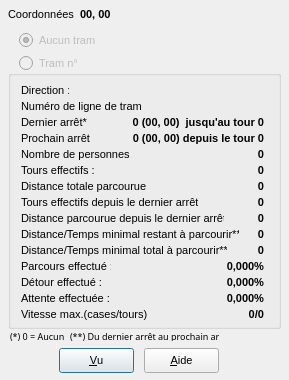
<?xml version="1.0" encoding="UTF-8"?>
<ui version="4.0">
 <comment>GÉNÉRÉ par tools/dfm2ui.py depuis src/f_inftram.dfm : ne pas modifier à la main avant la fin du portage de la fiche</comment>
 <class>frmInfosTram</class>
 <widget class="QDialog" name="frmInfosTram">
  <property name="geometry">
   <rect>
    <x>297</x>
    <y>432</y>
    <width>289</width>
    <height>380</height>
   </rect>
  </property>
  <property name="windowTitle">
   <string>Propriétés du tram</string>
  </property>
  <property name="vclFontHeight" stdset="0">
   <number>-11</number>
  </property>
  <property name="font">
   <font>
    <family>MS Sans Serif</family>
    <pointsize>8</pointsize>
    <bold>false</bold>
    <italic>false</italic>
    <underline>false</underline>
    <strikeout>false</strikeout>
   </font>
  </property>
  <property name="vclHelpContext" stdset="0">
   <number>672</number>
  </property>
  <property name="vclBorderIcons" stdset="0">
   <string notr="true">biMinimize,biSystemMenu</string>
  </property>
  <property name="vclBorderStyle" stdset="0">
   <string notr="true">bsSingle</string>
  </property>
  <property name="vclColor" stdset="0">
   <string notr="true">clBtnFace</string>
  </property>
  <property name="vclFormStyle" stdset="0">
   <string notr="true">fsStayOnTop</string>
  </property>
  <property name="vclKeyPreview" stdset="0">
   <bool>true</bool>
  </property>
  <property name="vclTextHeight" stdset="0">
   <number>13</number>
  </property>
  <widget class="TLabel" name="Label0">
   <property name="text">
    <string>Coordonnées :</string>
   </property>
   <property name="alignment">
    <set>Qt::AlignLeft|Qt::AlignTop</set>
   </property>
   <property name="geometry">
    <rect>
     <x>8</x>
     <y>8</y>
     <width>69</width>
     <height>13</height>
    </rect>
   </property>
  </widget>
  <widget class="TLabel" name="LabelCoordonnees">
   <property name="text">
    <string>00, 00</string>
   </property>
   <property name="alignment">
    <set>Qt::AlignLeft|Qt::AlignTop</set>
   </property>
   <property name="geometry">
    <rect>
     <x>80</x>
     <y>8</y>
     <width>37</width>
     <height>13</height>
    </rect>
   </property>
   <property name="vclFontHeight" stdset="0">
    <number>-11</number>
   </property>
   <property name="font">
    <font>
     <family>MS Sans Serif</family>
     <pointsize>8</pointsize>
     <bold>true</bold>
     <italic>false</italic>
     <underline>false</underline>
     <strikeout>false</strikeout>
    </font>
   </property>
  </widget>
  <widget class="TLabel" name="Label17">
   <property name="text">
    <string>(*) 0 = Aucun.</string>
   </property>
   <property name="alignment">
    <set>Qt::AlignLeft|Qt::AlignTop</set>
   </property>
   <property name="geometry">
    <rect>
     <x>10</x>
     <y>330</y>
     <width>54</width>
     <height>11</height>
    </rect>
   </property>
   <property name="vclFontHeight" stdset="0">
    <number>-9</number>
   </property>
   <property name="font">
    <font>
     <family>Small Fonts</family>
     <pointsize>7</pointsize>
     <bold>false</bold>
     <italic>false</italic>
     <underline>false</underline>
     <strikeout>false</strikeout>
    </font>
   </property>
  </widget>
  <widget class="TLabel" name="Label18">
   <property name="text">
    <string>(**) Du dernier arrêt au prochain arrêt.</string>
   </property>
   <property name="alignment">
    <set>Qt::AlignLeft|Qt::AlignTop</set>
   </property>
   <property name="geometry">
    <rect>
     <x>70</x>
     <y>330</y>
     <width>150</width>
     <height>11</height>
    </rect>
   </property>
   <property name="vclFontHeight" stdset="0">
    <number>-9</number>
   </property>
   <property name="font">
    <font>
     <family>Small Fonts</family>
     <pointsize>7</pointsize>
     <bold>false</bold>
     <italic>false</italic>
     <underline>false</underline>
     <strikeout>false</strikeout>
    </font>
   </property>
  </widget>
  <widget class="TButton" name="ButtonOk">
   <property name="text">
    <string>&amp;Vu</string>
   </property>
   <property name="default">
    <bool>true</bool>
   </property>
   <property name="autoDefault">
    <bool>false</bool>
   </property>
   <property name="geometry">
    <rect>
     <x>59</x>
     <y>348</y>
     <width>75</width>
     <height>25</height>
    </rect>
   </property>
   <property name="vclCancel" stdset="0">
    <bool>true</bool>
   </property>
   <property name="vclTabOrder" stdset="0">
    <number>3</number>
   </property>
  </widget>
  <widget class="TRadioButton" name="RadioButtonAucunTram">
   <property name="text">
    <string>Aucun tram</string>
   </property>
   <property name="checked">
    <bool>true</bool>
   </property>
   <property name="geometry">
    <rect>
     <x>19</x>
     <y>32</y>
     <width>97</width>
     <height>17</height>
    </rect>
   </property>
   <property name="enabled">
    <bool>false</bool>
   </property>
   <property name="vclTabOrder" stdset="0">
    <number>0</number>
   </property>
   <property name="vclTabStop" stdset="0">
    <bool>true</bool>
   </property>
  </widget>
  <widget class="TGroupBox" name="GroupBoxTram">
   <property name="title">
    <string>                           </string>
   </property>
   <property name="geometry">
    <rect>
     <x>8</x>
     <y>56</y>
     <width>273</width>
     <height>273</height>
    </rect>
   </property>
   <property name="vclFontHeight" stdset="0">
    <number>-11</number>
   </property>
   <property name="font">
    <font>
     <family>MS Sans Serif</family>
     <pointsize>8</pointsize>
     <bold>false</bold>
     <italic>false</italic>
     <underline>false</underline>
     <strikeout>false</strikeout>
    </font>
   </property>
   <property name="vclTabOrder" stdset="0">
    <number>2</number>
   </property>
   <widget class="TLabel" name="Label1">
    <property name="text">
     <string>Direction :</string>
    </property>
    <property name="alignment">
     <set>Qt::AlignLeft|Qt::AlignTop</set>
    </property>
    <property name="geometry">
     <rect>
      <x>13</x>
      <y>28</y>
      <width>48</width>
      <height>13</height>
     </rect>
    </property>
   </widget>
   <widget class="TLabel" name="Label3">
    <property name="text">
     <string>Dernier arrêt* :</string>
    </property>
    <property name="alignment">
     <set>Qt::AlignLeft|Qt::AlignTop</set>
    </property>
    <property name="geometry">
     <rect>
      <x>13</x>
      <y>60</y>
      <width>68</width>
      <height>13</height>
     </rect>
    </property>
   </widget>
   <widget class="TLabel" name="Label5">
    <property name="text">
     <string>Tours effectifs :</string>
    </property>
    <property name="alignment">
     <set>Qt::AlignLeft|Qt::AlignTop</set>
    </property>
    <property name="geometry">
     <rect>
      <x>13</x>
      <y>108</y>
      <width>73</width>
      <height>13</height>
     </rect>
    </property>
   </widget>
   <widget class="TLabel" name="Label6">
    <property name="text">
     <string>Distance totale parcourue :</string>
    </property>
    <property name="alignment">
     <set>Qt::AlignLeft|Qt::AlignTop</set>
    </property>
    <property name="geometry">
     <rect>
      <x>13</x>
      <y>124</y>
      <width>128</width>
      <height>13</height>
     </rect>
    </property>
   </widget>
   <widget class="TLabel" name="Label9">
    <property name="text">
     <string>Parcours effectué :</string>
    </property>
    <property name="alignment">
     <set>Qt::AlignLeft|Qt::AlignTop</set>
    </property>
    <property name="geometry">
     <rect>
      <x>13</x>
      <y>204</y>
      <width>90</width>
      <height>13</height>
     </rect>
    </property>
   </widget>
   <widget class="TLabel" name="Label10">
    <property name="text">
     <string>Détour effectué :</string>
    </property>
    <property name="alignment">
     <set>Qt::AlignLeft|Qt::AlignTop</set>
    </property>
    <property name="geometry">
     <rect>
      <x>13</x>
      <y>220</y>
      <width>80</width>
      <height>13</height>
     </rect>
    </property>
   </widget>
   <widget class="TLabel" name="Label11">
    <property name="text">
     <string>Attente effectuée :</string>
    </property>
    <property name="alignment">
     <set>Qt::AlignLeft|Qt::AlignTop</set>
    </property>
    <property name="geometry">
     <rect>
      <x>13</x>
      <y>236</y>
      <width>88</width>
      <height>13</height>
     </rect>
    </property>
   </widget>
   <widget class="TLabel" name="LabelDernierArret">
    <property name="text">
     <string>0 (00, 00)  jusqu'au tour 0</string>
    </property>
    <property name="alignment">
     <set>Qt::AlignRight|Qt::AlignTop</set>
    </property>
    <property name="geometry">
     <rect>
      <x>108</x>
      <y>60</y>
      <width>148</width>
      <height>13</height>
     </rect>
    </property>
    <property name="vclFontHeight" stdset="0">
     <number>-11</number>
    </property>
    <property name="font">
     <font>
      <family>MS Sans Serif</family>
      <pointsize>8</pointsize>
      <bold>true</bold>
      <italic>false</italic>
      <underline>false</underline>
      <strikeout>false</strikeout>
     </font>
    </property>
   </widget>
   <widget class="TLabel" name="LabelParcours">
    <property name="text">
     <string>0</string>
    </property>
    <property name="alignment">
     <set>Qt::AlignRight|Qt::AlignTop</set>
    </property>
    <property name="geometry">
     <rect>
      <x>248</x>
      <y>124</y>
      <width>8</width>
      <height>13</height>
     </rect>
    </property>
    <property name="vclFontHeight" stdset="0">
     <number>-11</number>
    </property>
    <property name="font">
     <font>
      <family>MS Sans Serif</family>
      <pointsize>8</pointsize>
      <bold>true</bold>
      <italic>false</italic>
      <underline>false</underline>
      <strikeout>false</strikeout>
     </font>
    </property>
   </widget>
   <widget class="TLabel" name="LabelDirection">
    <property name="text">
     <string />
    </property>
    <property name="alignment">
     <set>Qt::AlignRight|Qt::AlignTop</set>
    </property>
    <property name="geometry">
     <rect>
      <x>251</x>
      <y>29</y>
      <width>5</width>
      <height>13</height>
     </rect>
    </property>
    <property name="vclFontHeight" stdset="0">
     <number>-11</number>
    </property>
    <property name="font">
     <font>
      <family>MS Sans Serif</family>
      <pointsize>8</pointsize>
      <bold>true</bold>
      <italic>false</italic>
      <underline>false</underline>
      <strikeout>false</strikeout>
     </font>
    </property>
   </widget>
   <widget class="TLabel" name="LabelTours">
    <property name="text">
     <string>0</string>
    </property>
    <property name="alignment">
     <set>Qt::AlignRight|Qt::AlignTop</set>
    </property>
    <property name="geometry">
     <rect>
      <x>248</x>
      <y>108</y>
      <width>8</width>
      <height>13</height>
     </rect>
    </property>
    <property name="vclFontHeight" stdset="0">
     <number>-11</number>
    </property>
    <property name="font">
     <font>
      <family>MS Sans Serif</family>
      <pointsize>8</pointsize>
      <bold>true</bold>
      <italic>false</italic>
      <underline>false</underline>
      <strikeout>false</strikeout>
     </font>
    </property>
   </widget>
   <widget class="TLabel" name="LabelParcoursEffectue">
    <property name="text">
     <string>0,000%</string>
    </property>
    <property name="alignment">
     <set>Qt::AlignRight|Qt::AlignTop</set>
    </property>
    <property name="geometry">
     <rect>
      <x>214</x>
      <y>204</y>
      <width>42</width>
      <height>13</height>
     </rect>
    </property>
    <property name="vclFontHeight" stdset="0">
     <number>-11</number>
    </property>
    <property name="font">
     <font>
      <family>MS Sans Serif</family>
      <pointsize>8</pointsize>
      <bold>true</bold>
      <italic>false</italic>
      <underline>false</underline>
      <strikeout>false</strikeout>
     </font>
    </property>
   </widget>
   <widget class="TLabel" name="LabelDetour">
    <property name="text">
     <string>0,000%</string>
    </property>
    <property name="alignment">
     <set>Qt::AlignRight|Qt::AlignTop</set>
    </property>
    <property name="geometry">
     <rect>
      <x>214</x>
      <y>220</y>
      <width>42</width>
      <height>13</height>
     </rect>
    </property>
    <property name="vclFontHeight" stdset="0">
     <number>-11</number>
    </property>
    <property name="font">
     <font>
      <family>MS Sans Serif</family>
      <pointsize>8</pointsize>
      <bold>true</bold>
      <italic>false</italic>
      <underline>false</underline>
      <strikeout>false</strikeout>
     </font>
    </property>
   </widget>
   <widget class="TLabel" name="Label12">
    <property name="text">
     <string>Vitesse max.(cases/tours) :</string>
    </property>
    <property name="alignment">
     <set>Qt::AlignLeft|Qt::AlignTop</set>
    </property>
    <property name="geometry">
     <rect>
      <x>13</x>
      <y>252</y>
      <width>127</width>
      <height>13</height>
     </rect>
    </property>
   </widget>
   <widget class="TLabel" name="LabelAttente">
    <property name="text">
     <string>0,000%</string>
    </property>
    <property name="alignment">
     <set>Qt::AlignRight|Qt::AlignTop</set>
    </property>
    <property name="geometry">
     <rect>
      <x>214</x>
      <y>236</y>
      <width>42</width>
      <height>13</height>
     </rect>
    </property>
    <property name="vclFontHeight" stdset="0">
     <number>-11</number>
    </property>
    <property name="font">
     <font>
      <family>MS Sans Serif</family>
      <pointsize>8</pointsize>
      <bold>true</bold>
      <italic>false</italic>
      <underline>false</underline>
      <strikeout>false</strikeout>
     </font>
    </property>
   </widget>
   <widget class="TLabel" name="LabelVitesse">
    <property name="text">
     <string>0/0</string>
    </property>
    <property name="alignment">
     <set>Qt::AlignRight|Qt::AlignTop</set>
    </property>
    <property name="geometry">
     <rect>
      <x>235</x>
      <y>252</y>
      <width>21</width>
      <height>13</height>
     </rect>
    </property>
    <property name="vclFontHeight" stdset="0">
     <number>-11</number>
    </property>
    <property name="font">
     <font>
      <family>MS Sans Serif</family>
      <pointsize>8</pointsize>
      <bold>true</bold>
      <italic>false</italic>
      <underline>false</underline>
      <strikeout>false</strikeout>
     </font>
    </property>
   </widget>
   <widget class="TLabel" name="Label2">
    <property name="text">
     <string>Numéro de ligne de tram :</string>
    </property>
    <property name="alignment">
     <set>Qt::AlignLeft|Qt::AlignTop</set>
    </property>
    <property name="geometry">
     <rect>
      <x>13</x>
      <y>44</y>
      <width>121</width>
      <height>13</height>
     </rect>
    </property>
   </widget>
   <widget class="TLabel" name="LabelNumeroLigne">
    <property name="text">
     <string />
    </property>
    <property name="alignment">
     <set>Qt::AlignRight|Qt::AlignTop</set>
    </property>
    <property name="geometry">
     <rect>
      <x>251</x>
      <y>44</y>
      <width>5</width>
      <height>13</height>
     </rect>
    </property>
    <property name="vclFontHeight" stdset="0">
     <number>-11</number>
    </property>
    <property name="font">
     <font>
      <family>MS Sans Serif</family>
      <pointsize>8</pointsize>
      <bold>true</bold>
      <italic>false</italic>
      <underline>false</underline>
      <strikeout>false</strikeout>
     </font>
    </property>
   </widget>
   <widget class="TLabel" name="Label7">
    <property name="text">
     <string>Distance/Temps minimal restant à parcourir** :</string>
    </property>
    <property name="alignment">
     <set>Qt::AlignLeft|Qt::AlignTop</set>
    </property>
    <property name="geometry">
     <rect>
      <x>13</x>
      <y>172</y>
      <width>218</width>
      <height>13</height>
     </rect>
    </property>
   </widget>
   <widget class="TLabel" name="LabelDistance">
    <property name="text">
     <string>0</string>
    </property>
    <property name="alignment">
     <set>Qt::AlignRight|Qt::AlignTop</set>
    </property>
    <property name="geometry">
     <rect>
      <x>248</x>
      <y>172</y>
      <width>8</width>
      <height>13</height>
     </rect>
    </property>
    <property name="vclFontHeight" stdset="0">
     <number>-11</number>
    </property>
    <property name="font">
     <font>
      <family>MS Sans Serif</family>
      <pointsize>8</pointsize>
      <bold>true</bold>
      <italic>false</italic>
      <underline>false</underline>
      <strikeout>false</strikeout>
     </font>
    </property>
   </widget>
   <widget class="TLabel" name="LabelDistanceMin">
    <property name="text">
     <string>0</string>
    </property>
    <property name="alignment">
     <set>Qt::AlignRight|Qt::AlignTop</set>
    </property>
    <property name="geometry">
     <rect>
      <x>248</x>
      <y>188</y>
      <width>8</width>
      <height>13</height>
     </rect>
    </property>
    <property name="vclFontHeight" stdset="0">
     <number>-11</number>
    </property>
    <property name="font">
     <font>
      <family>MS Sans Serif</family>
      <pointsize>8</pointsize>
      <bold>true</bold>
      <italic>false</italic>
      <underline>false</underline>
      <strikeout>false</strikeout>
     </font>
    </property>
   </widget>
   <widget class="TLabel" name="Label8">
    <property name="text">
     <string>Distance/Temps minimal total à parcourir** :</string>
    </property>
    <property name="alignment">
     <set>Qt::AlignLeft|Qt::AlignTop</set>
    </property>
    <property name="geometry">
     <rect>
      <x>13</x>
      <y>188</y>
      <width>206</width>
      <height>13</height>
     </rect>
    </property>
   </widget>
   <widget class="TLabel" name="Label4">
    <property name="text">
     <string>Prochain arrêt :</string>
    </property>
    <property name="alignment">
     <set>Qt::AlignLeft|Qt::AlignTop</set>
    </property>
    <property name="geometry">
     <rect>
      <x>13</x>
      <y>76</y>
      <width>72</width>
      <height>13</height>
     </rect>
    </property>
   </widget>
   <widget class="TLabel" name="LabelProchainArret">
    <property name="text">
     <string>0 (00, 00) depuis le tour 0</string>
    </property>
    <property name="alignment">
     <set>Qt::AlignRight|Qt::AlignTop</set>
    </property>
    <property name="geometry">
     <rect>
      <x>108</x>
      <y>76</y>
      <width>148</width>
      <height>13</height>
     </rect>
    </property>
    <property name="vclFontHeight" stdset="0">
     <number>-11</number>
    </property>
    <property name="font">
     <font>
      <family>MS Sans Serif</family>
      <pointsize>8</pointsize>
      <bold>true</bold>
      <italic>false</italic>
      <underline>false</underline>
      <strikeout>false</strikeout>
     </font>
    </property>
   </widget>
   <widget class="TLabel" name="Label13">
    <property name="text">
     <string>Nombre de personnes :</string>
    </property>
    <property name="alignment">
     <set>Qt::AlignLeft|Qt::AlignTop</set>
    </property>
    <property name="geometry">
     <rect>
      <x>13</x>
      <y>92</y>
      <width>110</width>
      <height>13</height>
     </rect>
    </property>
   </widget>
   <widget class="TLabel" name="LabelNbPersonnes">
    <property name="text">
     <string>0</string>
    </property>
    <property name="alignment">
     <set>Qt::AlignRight|Qt::AlignTop</set>
    </property>
    <property name="geometry">
     <rect>
      <x>248</x>
      <y>92</y>
      <width>8</width>
      <height>13</height>
     </rect>
    </property>
    <property name="vclFontHeight" stdset="0">
     <number>-11</number>
    </property>
    <property name="font">
     <font>
      <family>MS Sans Serif</family>
      <pointsize>8</pointsize>
      <bold>true</bold>
      <italic>false</italic>
      <underline>false</underline>
      <strikeout>false</strikeout>
     </font>
    </property>
   </widget>
   <widget class="TLabel" name="Label14">
    <property name="text">
     <string>Distance parcourue depuis le dernier arrêt :</string>
    </property>
    <property name="alignment">
     <set>Qt::AlignLeft|Qt::AlignTop</set>
    </property>
    <property name="geometry">
     <rect>
      <x>13</x>
      <y>156</y>
      <width>203</width>
      <height>13</height>
     </rect>
    </property>
   </widget>
   <widget class="TLabel" name="LabelParcoursEntreArrets">
    <property name="text">
     <string>0</string>
    </property>
    <property name="alignment">
     <set>Qt::AlignRight|Qt::AlignTop</set>
    </property>
    <property name="geometry">
     <rect>
      <x>248</x>
      <y>156</y>
      <width>8</width>
      <height>13</height>
     </rect>
    </property>
    <property name="vclFontHeight" stdset="0">
     <number>-11</number>
    </property>
    <property name="font">
     <font>
      <family>MS Sans Serif</family>
      <pointsize>8</pointsize>
      <bold>true</bold>
      <italic>false</italic>
      <underline>false</underline>
      <strikeout>false</strikeout>
     </font>
    </property>
   </widget>
   <widget class="TLabel" name="Label15">
    <property name="text">
     <string>Tours effectifs depuis le dernier arrêt :</string>
    </property>
    <property name="alignment">
     <set>Qt::AlignLeft|Qt::AlignTop</set>
    </property>
    <property name="geometry">
     <rect>
      <x>13</x>
      <y>140</y>
      <width>177</width>
      <height>13</height>
     </rect>
    </property>
   </widget>
   <widget class="TLabel" name="LabelToursEntreArrets">
    <property name="text">
     <string>0</string>
    </property>
    <property name="alignment">
     <set>Qt::AlignRight|Qt::AlignTop</set>
    </property>
    <property name="geometry">
     <rect>
      <x>248</x>
      <y>140</y>
      <width>8</width>
      <height>13</height>
     </rect>
    </property>
    <property name="vclFontHeight" stdset="0">
     <number>-11</number>
    </property>
    <property name="font">
     <font>
      <family>MS Sans Serif</family>
      <pointsize>8</pointsize>
      <bold>true</bold>
      <italic>false</italic>
      <underline>false</underline>
      <strikeout>false</strikeout>
     </font>
    </property>
   </widget>
  </widget>
  <widget class="TRadioButton" name="RadioButtonTramNumero">
   <property name="text">
    <string>Tram n°</string>
   </property>
   <property name="geometry">
    <rect>
     <x>19</x>
     <y>55</y>
     <width>58</width>
     <height>17</height>
    </rect>
   </property>
   <property name="enabled">
    <bool>false</bool>
   </property>
   <property name="vclTabOrder" stdset="0">
    <number>1</number>
   </property>
  </widget>
  <widget class="TButton" name="ButtonAide">
   <property name="text">
    <string>&amp;Aide</string>
   </property>
   <property name="autoDefault">
    <bool>false</bool>
   </property>
   <property name="geometry">
    <rect>
     <x>144</x>
     <y>348</y>
     <width>75</width>
     <height>25</height>
    </rect>
   </property>
   <property name="vclTabOrder" stdset="0">
    <number>4</number>
   </property>
  </widget>
 </widget>
 <tabstops>
  <tabstop>RadioButtonAucunTram</tabstop>
  <tabstop>ButtonOk</tabstop>
  <tabstop>ButtonAide</tabstop>
 </tabstops>
 <customwidgets>
  <customwidget>
   <class>TLabel</class>
   <extends>QLabel</extends>
   <header>vcl/controles.h</header>
  </customwidget>
  <customwidget>
   <class>TButton</class>
   <extends>QPushButton</extends>
   <header>vcl/controles.h</header>
  </customwidget>
  <customwidget>
   <class>TRadioButton</class>
   <extends>QRadioButton</extends>
   <header>vcl/controles.h</header>
  </customwidget>
  <customwidget>
   <class>TGroupBox</class>
   <extends>QGroupBox</extends>
   <header>vcl/controles.h</header>
  </customwidget>
 </customwidgets>
 <resources>
  <include location="../ressources/images.qrc" />
 </resources>
 <connections />
</ui>
